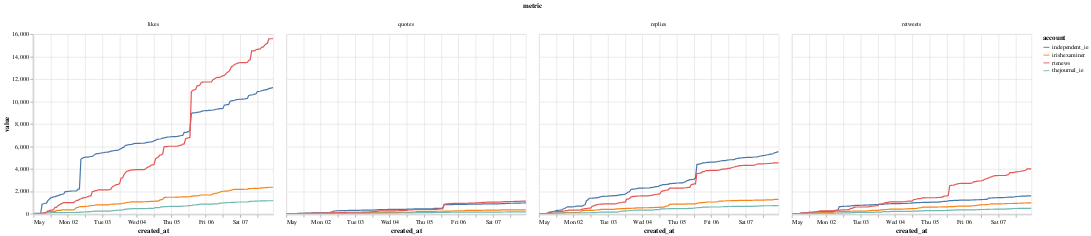

This figure's notebook cell:
### Code cell
alt.Chart(chart_df).mark_line().encode(x='created_at:T',
                                       y='value:Q',
                                       color='account',
                                       column='metric',
                                      tooltip=["created_at",
                                               "value",
                                               "account"]).interactive()

### Figure 1 — Vega-Lite specification as saved in the notebook (floating-point values rounded to 4 significant figures; data arrays with more than 128 entries replaced by an {"elided": "..."} marker saying what was removed)
{"config": {"view": {"continuousWidth": 400, "continuousHeight": 300}}, "data": {"name": "data-ccf066fdc04bc8ebfdc3570dbb0587c5"}, "mark": "line", "encoding": {"color": {"type": "nominal", "field": "account"}, "column": {"type": "nominal", "field": "metric"}, "tooltip": [{"type": "temporal", "field": "created_at"}, {"type": "quantitative", "field": "value"}, {"type": "nominal", "field": "account"}], "x": {"type": "temporal", "field": "created_at"}, "y": {"type": "quantitative", "field": "value"}}, "selection": {"selector001": {"type": "interval", "bind": "scales", "encodings": ["x", "y"]}}, "$schema": "https://vega.github.io/schema/vega-lite/v4.8.1.json", "datasets": {"data-ccf066fdc04bc8ebfdc3570dbb0587c5": {"elided": "2688 records"}}}
